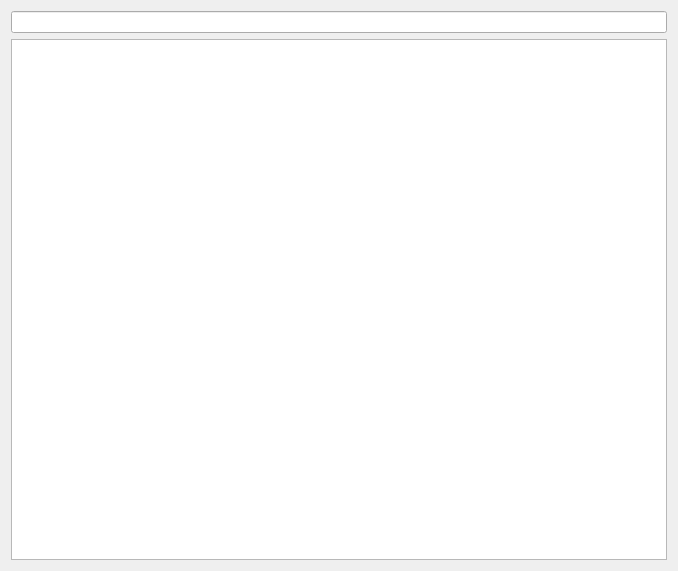
<?xml version="1.0" encoding="UTF-8"?>
<ui version="4.0">
 <class>ProfilePage</class>
 <widget class="QWidget" name="ProfilePage">
  <property name="geometry">
   <rect>
    <x>0</x>
    <y>0</y>
    <width>678</width>
    <height>571</height>
   </rect>
  </property>
  <property name="windowTitle">
   <string>配置参数</string>
  </property>
  <layout class="QVBoxLayout" name="verticalLayout">
   <item>
    <widget class="QLineEdit" name="filter"/>
   </item>
   <item>
    <widget class="QTableView" name="view">
     <property name="contextMenuPolicy">
      <enum>Qt::ActionsContextMenu</enum>
     </property>
     <property name="sortingEnabled">
      <bool>true</bool>
     </property>
     <attribute name="horizontalHeaderDefaultSectionSize">
      <number>200</number>
     </attribute>
     <attribute name="horizontalHeaderShowSortIndicator" stdset="0">
      <bool>true</bool>
     </attribute>
     <attribute name="horizontalHeaderStretchLastSection">
      <bool>true</bool>
     </attribute>
    </widget>
   </item>
  </layout>
 </widget>
 <resources/>
 <connections/>
</ui>
